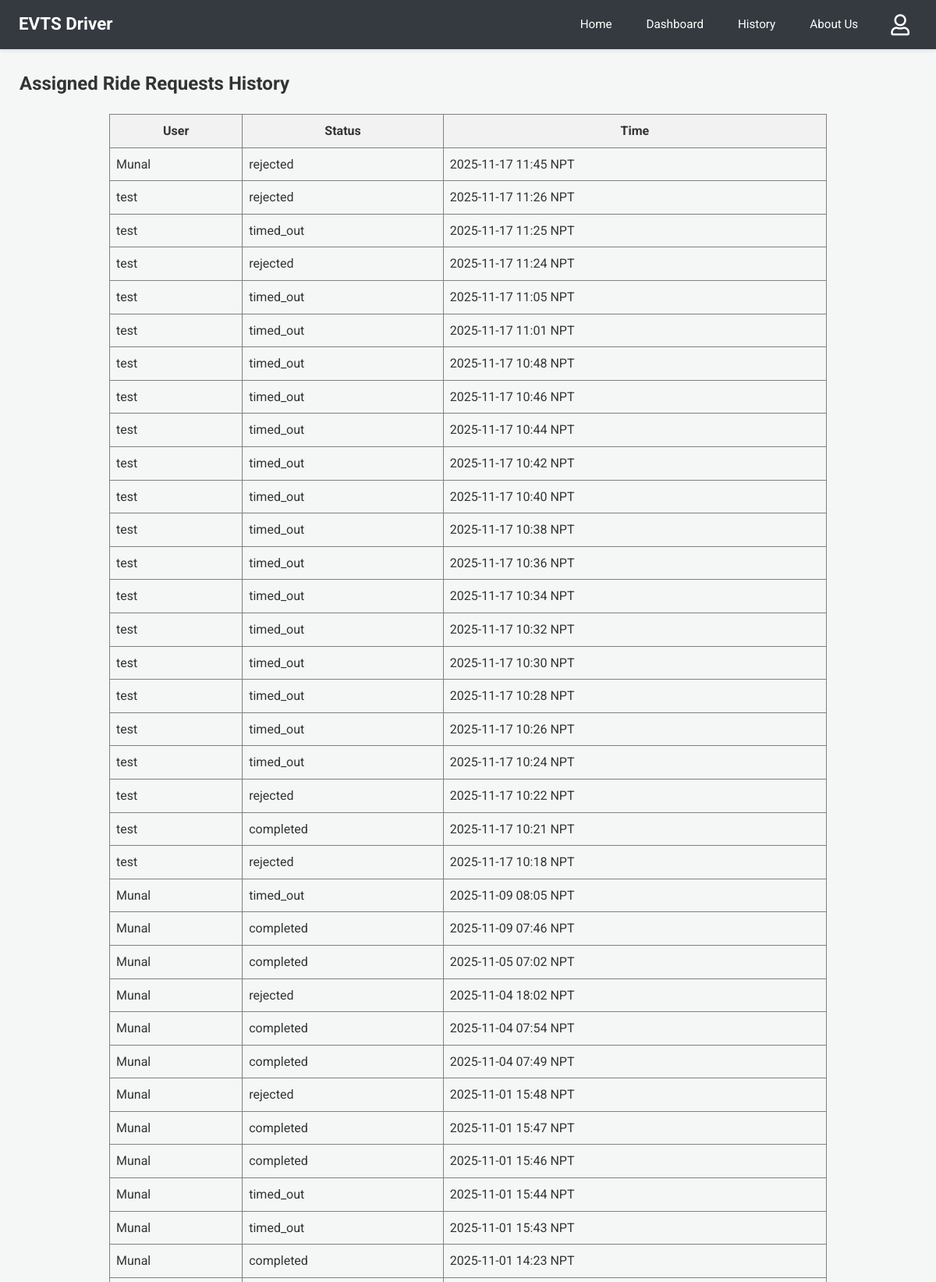
The page /driver-history (signed in, upper part) on the database its author committed.
### app.py (models this page shows)
class User(db.Model):
    email = db.Column(db.String(120), primary_key=True)
    name = db.Column(db.String(100))
    phone = db.Column(db.String(15))
    password = db.Column(db.String(256)) # Increased length for hash
    latitude = db.Column(db.Float, nullable=True)
    longitude = db.Column(db.Float, nullable=True)

class RideRequest(db.Model):
    __tablename__ = 'ride_request'
    id = db.Column(db.Integer, primary_key=True)
    user_email = db.Column(db.String(100), nullable=False)
    driver_email = db.Column(db.String(100), nullable=False)
    user_latitude_at_request = db.Column(db.Float, nullable=True)
    user_longitude_at_request = db.Column(db.Float, nullable=True)
    timestamp = db.Column(db.DateTime, default=lambda: datetime.now(timezone.utc))
    status = db.Column(db.String(20), default='Pending')

### app.py (the view)
@app.route('/driver-history')
@login_required_driver
def driver_history():
    reqs_db = RideRequest.query.filter_by(driver_email=session['driver']).order_by(RideRequest.timestamp.desc()).all()
    s_reqs = [{'user_name': (User.query.get(r.user_email).name or r.user_email if User.query.get(r.user_email) else "N/A"),
               'status': r.status, 'timestamp': format_datetime_npt(r.timestamp)} for r in reqs_db]
    response = make_response(render_template('driver_history.html', requests=s_reqs))
    return add_no_cache_to_response(response)

### app.py (called while the page is built)
def format_datetime_npt(dt_utc):
    if dt_utc is None: return "N/A"
    if dt_utc.tzinfo is None or dt_utc.tzinfo.utcoffset(dt_utc) is None:
        dt_utc = dt_utc.replace(tzinfo=timezone.utc)
    else:
        dt_utc = dt_utc.astimezone(timezone.utc)
    dt_npt = dt_utc.astimezone(NPT)
    return dt_npt.strftime('%Y-%m-%d %H:%M NPT')

def login_required_driver(f):
    @wraps(f)
    def decorated_function(*args, **kwargs):
        if 'driver' not in session:
            return redirect(url_for('login', next=request.url))
        return f(*args, **kwargs)
    return decorated_function

def add_no_cache_to_response(response):
    response.headers["Cache-Control"] = "no-cache, no-store, must-revalidate, public, max-age=0"
    response.headers["Pragma"] = "no-cache"
    response.headers["Expires"] = "0"
    return response

### templates/driver_history.html
{% extends 'driver_base.html' %}
{% block content %}
<h2>Assigned Ride Requests History</h2>
{% if requests %}
<table border="1" cellpadding="8" cellspacing="0" style="border-collapse: collapse; width: 80%; margin: 20px auto;">
  <thead>
    <tr style="background-color: #f2f2f2;">
      <th>User</th>
      <th>Status</th>
      <th>Time</th>
    </tr>
  </thead>
  <tbody>
  {% for req in requests %}
  <tr>
    <td>{{ req.user_name }}</td>
    <td>{{ req.status }}</td>
    <td>{{ req.timestamp }}</td>
  </tr>
  {% endfor %}
  </tbody>
</table>
{% else %}
<p>You have no assigned ride request history.</p>
{% endif %}
{% endblock %}

### static/css/dashboard_styles.css (style rules this page uses)
body { font-family: 'Roboto', 'Segoe UI', Tahoma, Geneva, Verdana, sans-serif; margin: 0; background-color: #f4f7f6; color: #333; line-height: 1.6; }
.dashboard-content h2, .dashboard-content h3, .dashboard-content h4 { color: #333; margin-top: 0; }

### rows shown on the page
User: user_name "Munal" "Munal" "Munal" "Munal" "Munal" "Munal" "Munal" "Munal" "Munal" "Munal" "Munal" "Munal" "Munal"
RideRequest: status "rejected"
User: user_name "test" "test" "test" "test" "test" "test" "test" "test" "test" "test" "test" "test" "test" "test" "test" "test" "test" "test" "test" "test" "test"
RideRequest: status "rejected"
RideRequest: status "timed_out"
RideRequest: status "rejected"
RideRequest: status "timed_out"
RideRequest: status "timed_out"
RideRequest: status "timed_out"
RideRequest: status "timed_out"
RideRequest: status "timed_out"
RideRequest: status "timed_out"
RideRequest: status "timed_out"
RideRequest: status "timed_out"
RideRequest: status "timed_out"
RideRequest: status "timed_out"
RideRequest: status "timed_out"
RideRequest: status "timed_out"
RideRequest: status "timed_out"
RideRequest: status "timed_out"
RideRequest: status "timed_out"
RideRequest: status "rejected"
RideRequest: status "completed"
RideRequest: status "rejected"
RideRequest: status "timed_out"
RideRequest: status "completed"
RideRequest: status "completed"
RideRequest: status "rejected"
RideRequest: status "completed"
RideRequest: status "completed"
RideRequest: status "rejected"
RideRequest: status "completed"
RideRequest: status "completed"
RideRequest: status "timed_out"
RideRequest: status "timed_out"
RideRequest: status "completed"

### other values the page prints
{{ req.timestamp }} "2025-11-17 11:45 NPT" "2025-11-17 11:26 NPT" "2025-11-17 11:25 NPT" "2025-11-17 11:24 NPT" "2025-11-17 11:05 NPT" "2025-11-17 11:01 NPT" "2025-11-17 10:48 NPT" "2025-11-17 10:46 NPT" "2025-11-17 10:44 NPT" "2025-11-17 10:42 NPT" "2025-11-17 10:40 NPT" "2025-11-17 10:38 NPT" "2025-11-17 10:36 NPT" "2025-11-17 10:34 NPT" "2025-11-17 10:32 NPT" "2025-11-17 10:30 NPT" "2025-11-17 10:28 NPT" "2025-11-17 10:26 NPT" "2025-11-17 10:24 NPT" "2025-11-17 10:22 NPT" "2025-11-17 10:21 NPT" "2025-11-17 10:18 NPT" "2025-11-09 08:05 NPT" "2025-11-09 07:46 NPT" "2025-11-05 07:02 NPT" "2025-11-04 18:02 NPT" "2025-11-04 07:54 NPT" "2025-11-04 07:49 NPT" "2025-11-01 15:48 NPT" "2025-11-01 15:47 NPT" "2025-11-01 15:46 NPT" "2025-11-01 15:44 NPT" "2025-11-01 15:43 NPT" "2025-11-01 14:23 NPT"
